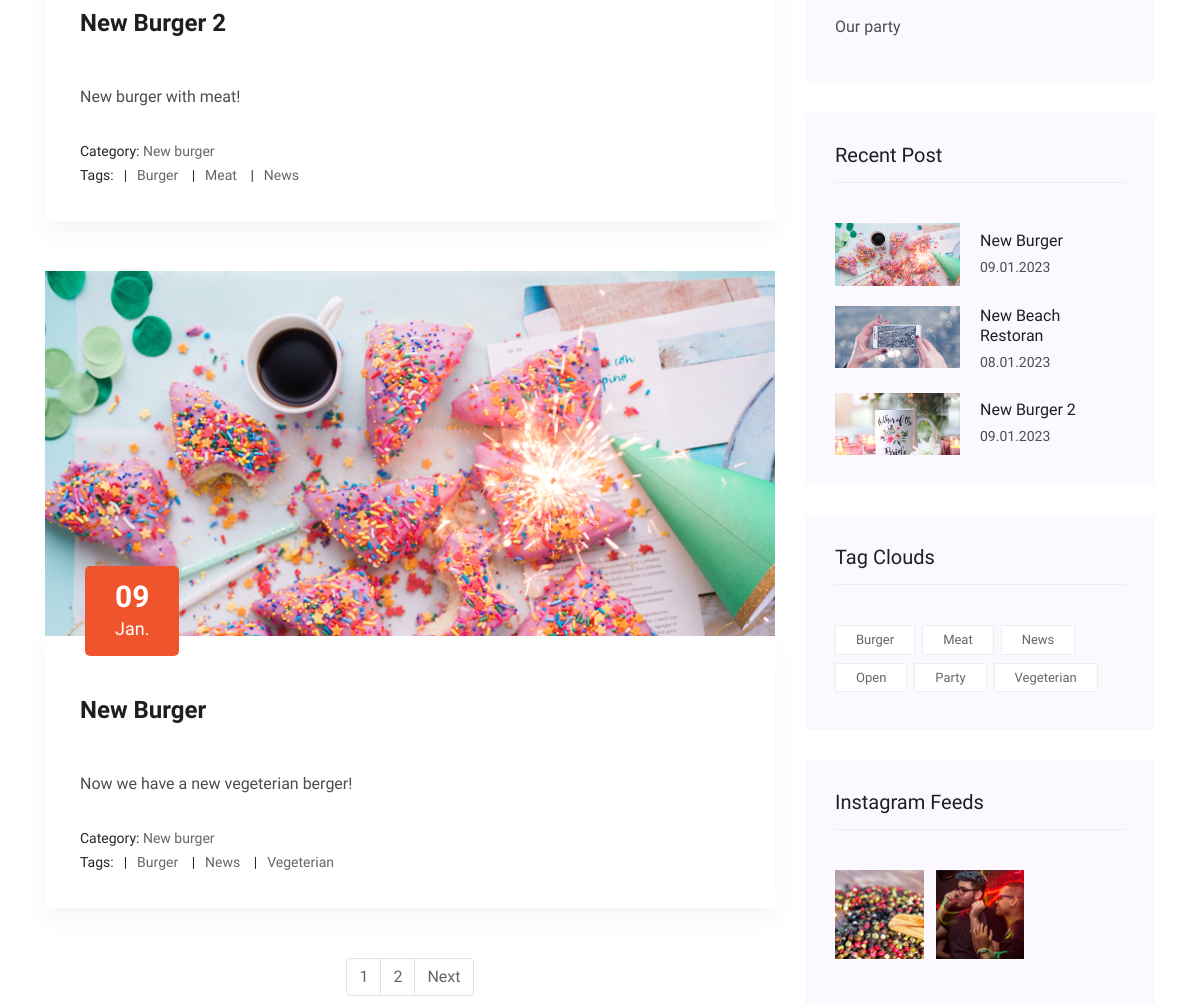
Page /blog/ (middle part) on the earlier database version.
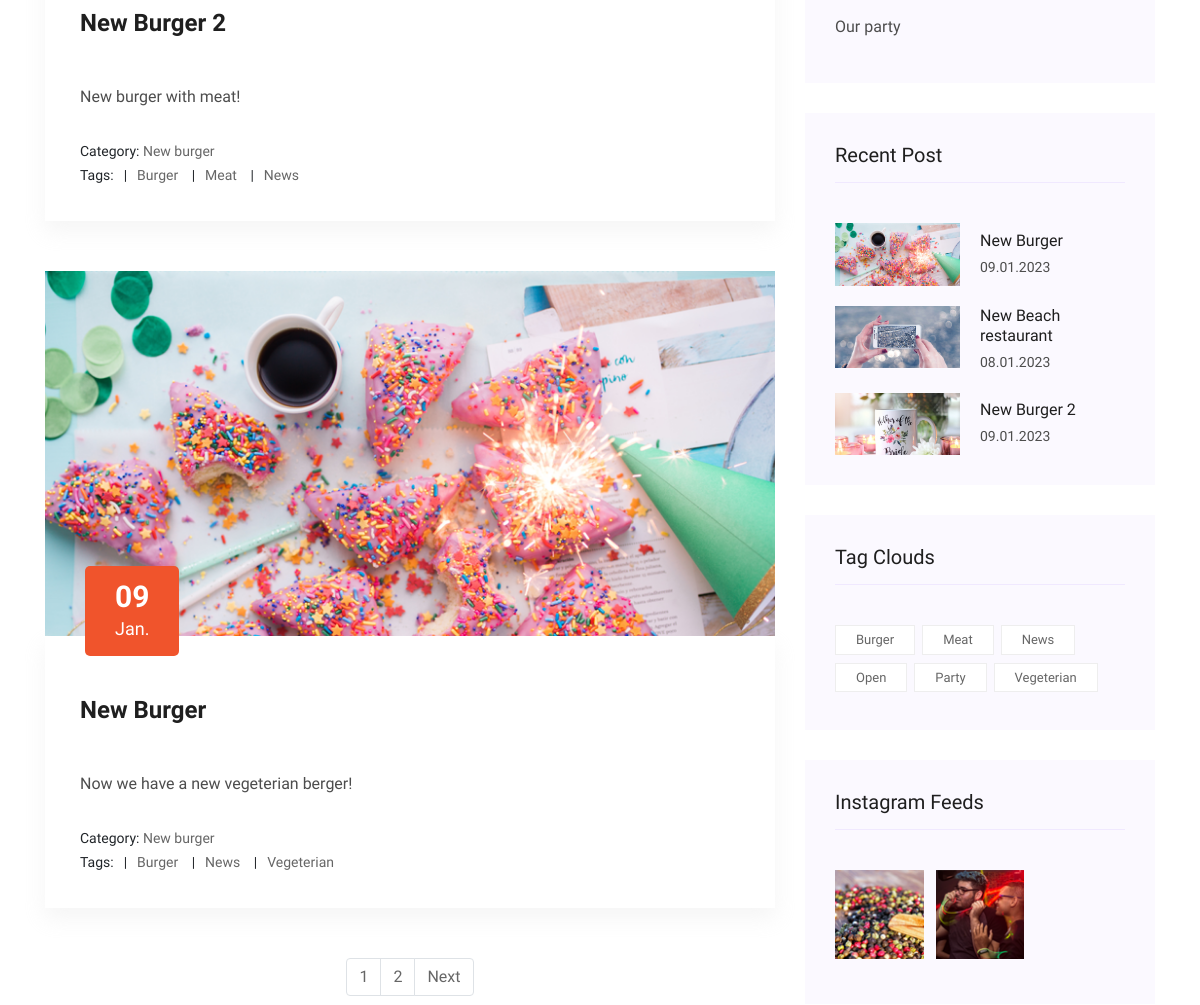
Same page on the later database version.
### blog/models.py (models this page shows, shortened)
class Post(models.Model):
    title = models.CharField(max_length=255)
    slug = models.SlugField(max_length=255, verbose_name='Url', unique=True)
    author = models.CharField(max_length=255)
    content = models.TextField(blank=True)
    created_at = models.DateTimeField(auto_now_add=True, verbose_name='опубликовано')
    photo = models.ImageField(upload_to='photos/%Y/%m/%d/', blank=True)
    views = models.IntegerField(default=0, verbose_name='Кол-во просмотров')
    category = models.ForeignKey(Category, on_delete=models.PROTECT, related_name='posts')
    tags = models.ManyToManyField(Tag, blank=True, related_name='posts')
    def get_absolute_url(self):
        return reverse('post', kwargs={"slug": self.slug})
    class Meta:
        verbose_name = 'Post'
        verbose_name_plural = 'Posts'
        ordering = ['-created_at']

class Category(models.Model):
    title = models.CharField(max_length=255)
    slug = models.SlugField(max_length=255, verbose_name='Url', unique=True)
    def __str__(self):
        return self.title
    def get_absolute_url(self):
        return reverse('category', kwargs={"slug": self.slug})
    class Meta:
        verbose_name = 'Category'
        verbose_name_plural = 'Categories'
        ordering = ['title']

class Tag(models.Model):
    title = models.CharField(max_length=50)
    slug = models.SlugField(max_length=50, verbose_name='Url', unique=True)
    def get_absolute_url(self):
        return reverse('tag', kwargs={"slug": self.slug})
    class Meta:
        verbose_name = 'Tag'
        verbose_name_plural = 'Tags'
        ordering = ['title']

### blog/views.py (the view)
# urls.py: path('', Blog.as_view(), name='blog'),
class Blog(ListView):
    model = Post
    template_name = 'blog/blog.html'
    context_object_name = 'posts'
    paginate_by = 2
    def get_context_data(self, *, object_list=None, **kwargs):
        context = super().get_context_data(**kwargs)
        context['title'] = 'Blog'
        calend = calendar.HTMLCalendar()
        context['calend_out'] = calend.formatmonth(datetime.today().year, datetime.today().month)
        return context

### blog/templatetags/sidebar.py (called while the page is built)
@register.inclusion_tag('blog/categories_tpl.html')
def get_categories(menu_class='sidebar'):
    categories = Category.objects.all()
    return {"categories": categories, "menu_class": menu_class}

@register.inclusion_tag('blog/tags_tpl.html')
def get_tags():
    tags = Tag.objects.all()
    return {"tags": tags}

@register.inclusion_tag('blog/popular_post_tpl.html')
def get_popular_post():
    posts = Post.objects.order_by('-views')[:3]
    return {"posts": posts}

### blog/templates/blog/blog.html (shortened to what this page needs)
{% extends 'base.html' %}
{% load static %}
{% load sidebar %}
{% block content %}
<section class="blog_area section-padding">
    <div class="container">
        <div class="row">
            <div class="col-lg-8 mb-5 mb-lg-0">
                <div class="blog_left_sidebar">
                    {% for post in posts %}
                    <article class="blog_item">
                        <div class="blog_item_img">
                            <a href="{{ post.get_absolute_url }}">
                                <img class="card-img rounded-0" src="{{ post.photo.url }}" alt="">
                            </a>
                            <a class="blog_item_date">
                                <h3>{{ post.created_at|date:"d" }}</h3>
                                <p>{{ post.created_at|date:"N" }}</p>
                            </a>
                        </div>
                        <div class="blog_details">
                            <a class="d-inline-block" href="{{ post.get_absolute_url }}">
                                <h2>{{ post.title }}</h2>
                            </a>
                            <p>{{ post.content|safe }}</p>
                            <ul class="blog-info-link">
                                <span>
                                    <li>Category:
                                        <a href="{{ post.category.get_absolute_url }}">{{ post.category }}</a>
                                    </li>
                                </span>
                                <br>
                                {% if post.tags.exists %}
                                <span>
                                   <li>Tags:</li>
                                    {% for tag in post.tags.all %}
                                    <li>
                                    <a href="{{ tag.get_absolute_url }}">{{ tag.title }}</a>
                                   </li>
                                    {% endfor %}
                                </span>
                                {% endif %}
                            </ul>
                        </div>
                    </article>
                    {% endfor %}
                    {% if page_obj.has_other_pages %}
                    <nav aria-label="Page navigation example">
                        <ul class="pagination justify-content-center">
                            {% for p in page_obj.paginator.page_range %}
                            {% if page_obj.number == p %}
                            <li class="page-item disabled">
                                <a class="page-link" tabindex="-1">{{ p }}</a>
                            </li>
                            {% elif p > page_obj.number|add:-3 and p < page_obj.number|add:3 %}
                            <li class="page-item"><a class="page-link" href="?page={{ p }}">{{ p }}</a></li>
                            {% endif %}
                            {% endfor %}
                            {% if page_obj.has_next %}
                            <li class="page-item">
                                <a class="page-link" href="?page={{ page_obj.next_page_number }}">Next</a>
                            </li>
                            {% endif %}
                        </ul>
                    </nav>
                    {% endif %}
                </div>
            </div>
            <div class="col-lg-4">
                <div class="blog_right_sidebar">
                    {% get_categories %}
                    {% get_popular_post %}
                    {% get_tags %}
                    <aside class="single_sidebar_widget instagram_feeds">
                        <h4 class="widget_title">Instagram Feeds</h4>
                        <ul class="instagram_row flex-wrap">
                            <li>
                                <a href="#">
                                    <img class="img-fluid" src="{% static 'img/post/post_5.png' %}" alt="">
                                </a>
                            </li>
                            <li>
                                <a href="#">
                                    <img class="img-fluid" src="{% static 'img/post/post_6.png' %}" alt="">
                                </a>
                            </li>
                        </ul>
                    </aside>
                </div>
            </div>
        </div>
    </div>
</section>
{% endblock %}

### templates/base.html (shortened to what this page needs)
{% load static %}
<!doctype html>
<html class="no-js" lang="zxx">
<head>
    <link rel="stylesheet" href="{% static 'css/bootstrap.min.css' %}">
    <link rel="stylesheet" href="{% static 'css/owl.carousel.min.css' %}">
    <link rel="stylesheet" href="{% static 'css/magnific-popup.css' %}">
    <link rel="stylesheet" href="{% static 'css/font-awesome.min.css' %}">
    <link rel="stylesheet" href="{% static 'css/themify-icons.css' %}">
    <link rel="stylesheet" href="{% static 'css/nice-select.css' %}">
    <link rel="stylesheet" href="{% static 'css/flaticon.css' %}">
    <link rel="stylesheet" href="{% static 'css/animate.css' %}">
    <link rel="stylesheet" href="{% static 'css/slicknav.css' %}">
    <link rel="stylesheet" href="{% static 'css/style.css' %}">
</head>
<body>
{% block content %}{% endblock %}
</body>
</html>

### templates/inc/_header.html (shortened to what this page needs)
{% load static %}

### blog/templates/blog/categories_tpl.html (shortened to what this page needs)
<aside class="single_sidebar_widget post_category_widget">
    <ul class="list cat-list">
        {% for item in categories %}
        <li>
            <a href="{{ item.get_absolute_url }}" class="d-flex">
                <p>{{ item.title }} </p>
            </a>
        </li>
        {% endfor %}
    </ul>
</aside>

### blog/templates/blog/popular_post_tpl.html
<aside class="single_sidebar_widget popular_post_widget">
    <h3 class="widget_title">Recent Post</h3>
    {% for post in posts %}
    <div class="media post_item">
        <a href="{{ post.get_absolute_url }}">
        <img src="{{ post.photo.url }}  " width='125' alt="post">
        <div class="media-body">
            <a href="{{ post.get_absolute_url }}">
                <h3>{{ post.title }}</h3>
            </a>
            <p>{{ post.created_at|date:"d.m.Y" }}</p>
        </div>
        </a>
    </div>
    {% endfor %}
</aside>

### blog/templates/blog/tags_tpl.html
<aside class="single_sidebar_widget tag_cloud_widget">
    <h4 class="widget_title">Tag Clouds</h4>
    <ul class="list">
      {% for tag in tags %}
        <li>
            <a href="{{ tag.get_absolute_url }}">{{tag.title}}</a>
        </li>
      {% endfor %}
    </ul>
</aside>

### templates/inc/_footer.html (shortened to what this page needs)
{% load static %}

Differences in the rows shown:
changed Post: title "New Beach Restoran" → "New Beach restaurant"
